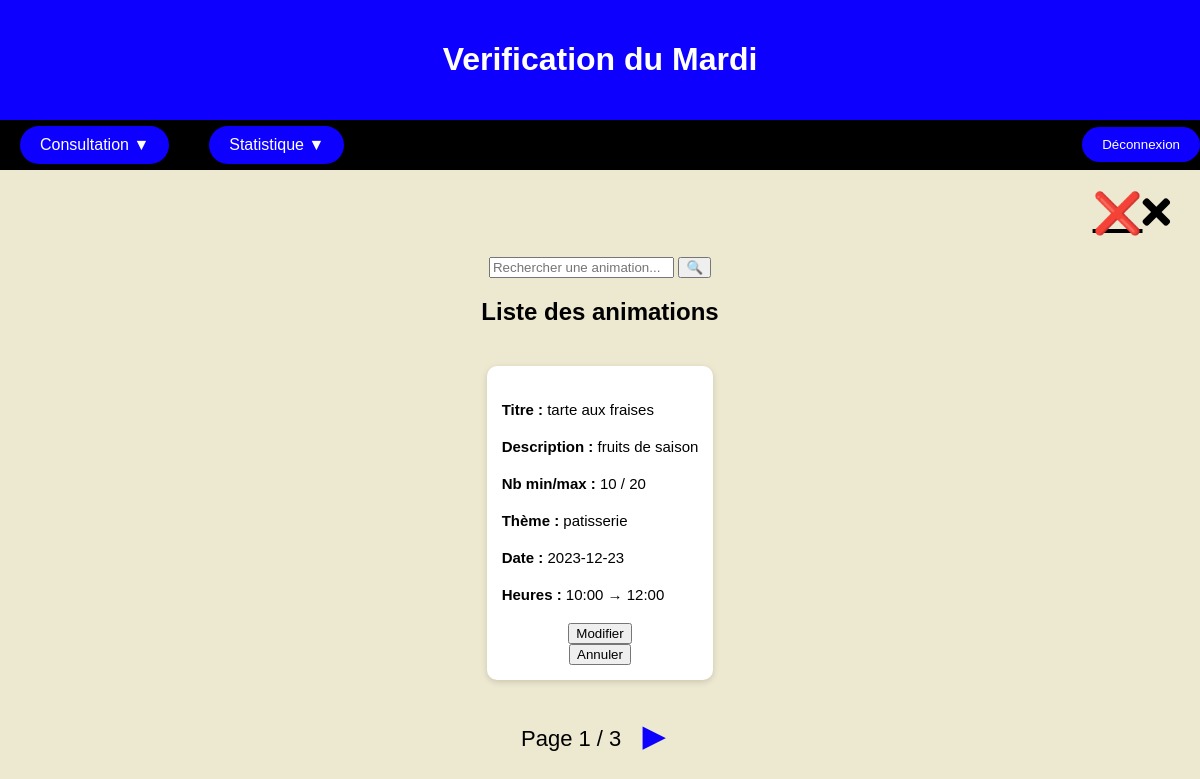
Screenshot of /Gestionnaire_des_animations/front_end/verif_mardi.php (signed in) with the database file from the repository.
### tables this page shows
CREATE TABLE IF NOT EXISTS `animation` (
  `ID` int NOT NULL AUTO_INCREMENT,
   Titre varchar(70) NOT NULL,
  `DateHeureDeb` datetime NOT NULL,
  `DateHeureFin` datetime  NOT NULL,
  `nbreMin` int NOT NULL,
  `nbreMax` int NOT NULL,
  `materiel` varchar(250) NOT NULL,
  `commentaire` varchar(360) NOT NULL,
    `annulation` boolean default false,
  idTheme int REFERENCES  Theme(ID),
idAnimateur int REFERENCES  Animateur(ID),
idLieu int REFERENCES  lieu(ID),
  PRIMARY KEY (`ID`)
);

CREATE TABLE IF NOT EXISTS `theme` (
  `ID` int NOT NULL AUTO_INCREMENT,
  `libelle` varchar(50) NOT NULL,
  PRIMARY KEY (`ID`)
);

### Gestionnaire_des_animations/back_end/verif_mardi.php (called while the page is built, shortened)
<?php
require('../../back_end/include/config.php');
$page = isset($_GET['page']) ? intval($_GET['page']) : 1;
$limit = 1;
$offset = ($page - 1) * $limit;
$search = $_GET['search'] ?? "";
$query = "
    SELECT
        a.ID,
        a.Titre,
        a.commentaire,
        a.nbreMin,
        a.nbreMax,
        t.libelle AS theme,
        a.DateHeureDeb,
        a.DateHeureFin
    FROM animation a
    LEFT JOIN theme t ON t.ID = a.idTheme
    WHERE EXISTS (
        SELECT 1 FROM inscription i
        WHERE i.id_animation = a.ID
        AND a.annulation = 0
    )
";
$query .= " ORDER BY a.DateHeureDeb ASC LIMIT :limit OFFSET :offset";
$sql = $cnx->prepare($query);
$sql->bindValue(':limit', $limit, PDO::PARAM_INT);
$sql->bindValue(':offset', $offset, PDO::PARAM_INT);
$sql->execute();
$animations = $sql->fetchAll(PDO::FETCH_ASSOC);
$countQuery = "
    SELECT COUNT(*)
    FROM animation a
    WHERE EXISTS (
        SELECT 1 FROM inscription i
        WHERE i.id_animation = a.ID
        AND a.annulation = 0
    )
";
$totalCount = $cnx->query($countQuery)->fetchColumn();
$totalPages = ceil($totalCount / $limit);
?>

### Gestionnaire_des_animations/front_end/verif_mardi.php (the view, shortened to what this page needs)
<?php
require('../back_end/verif_mardi.php');
?>
<!DOCTYPE html>
<html lang="fr">
<head>
    <link rel="stylesheet" type="text/css" href="../../assets/css/inscrit_verif_mardi.css">
    <link rel="stylesheet" type="text/css" href="../../assets/css/responsive_design_verif_mardi.css">
</head>
<body>
<div class="header">
    <h1>Verification du Mardi </h1>
</div>
<a class = croix href="traitement.php">❌<i class="fas fa-times"></i></a>
<div class="centrer">
    <form method="GET" class="search-bar">
        <input type="text" name="search" placeholder="Rechercher une animation..." value="<?= htmlspecialchars($search) ?>">
        <button type="submit" class="btn_search">🔍</button>
    </form>
    <h2>Liste des animations</h2>
</div>
<div class="container-animations">
<?php foreach ($animations as $anim): ?>
    <div class="bloc-animation">
        <p><strong>Titre :</strong> <?= $anim['Titre'] ?></p>
        <p><strong>Description :</strong> <?= $anim['commentaire'] ?></p>
        <p><strong>Nb min/max :</strong> <?= $anim['nbreMin'] ?> / <?= $anim['nbreMax'] ?></p>
        <p><strong>Thème :</strong> <?= $anim['theme'] ?></p>
        <p><strong>Date :</strong> <?= substr($anim['DateHeureDeb'], 0, 10) ?></p>
        <p><strong>Heures :</strong>
            <?= substr($anim['DateHeureDeb'], 11, 5) ?> → <?= substr($anim['DateHeureFin'], 11, 5) ?>
        </p>
<div class="btn">
<form action="modifier_verif_mardi.php" method="GET">
    <button type="submit">Modifier</button>
</form>
<form action="annuler_animation_verif_mardi.php" method="GET">
    <button type="submit">Annuler</button>
</form>
</div>
</div>
<?php endforeach; ?>
</div>
<div class="pagination">
    <span>Page <?= $page ?> / <?= $totalPages ?></span>
    <?php if ($page < $totalPages): ?>
        <a href="?page=<?= $page + 1 ?>&search=<?= urlencode($search) ?>" class="fleche">▶</a>
    <?php endif; ?>
</div>
</body>
</html>

### assets/css/inscrit_verif_mardi.css (style rules this page uses)
body { background-color: #EDE8D0; font-family: Arial; margin: 0; }
.header { background: #0D00FF; color: white; padding: 20px; text-align: center; }
.btn { text-align: center; margin-top: 20px; }
.centrer { text-align: center; margin-top: 20px; }
.menu { position: relative; background: #000000; height: 50px; display: flex; align-items: center; gap: 40px; padding-left: 20px; }
.menu ul { list-style: none; margin: 0; padding: 0; }
.menu a { color: white; text-decoration: none; }
.title { background: #0D00FF; color: white; padding: 10px 20px; border-radius: 20px; display: inline-block; cursor: pointer; }
.bar { background: #0D00FF; color: white; padding: 10px 20px; border: none; cursor: pointer; border-radius: 20px; margin-left: auto; }
.croix { position: relative; font-size: 40px; color: black; display: block; margin: 20px auto; text-align: right; width: 95%; }
.container-animations { display: grid !important; grid-template-columns: repeat(auto-fit, minmax(300px, 1fr))!important; gap: 25px !important; padding: 20px !important; width: 100% !important; box-sizing: border-box; justify-items: center; }
.bloc-animation { background: white; padding: 15px; border-radius: 10px; box-shadow: 0 2px 6px rgba(0,0,0,0.15); font-size: 15px; min-height: 180px; box-sizing: border-box; }
.bloc-animation p { margin-top: 20px; }
.pagination { text-align: center; margin-top: 20px; font-size: 22px; }
.fleche { margin: 0 15px; text-decoration: none; font-size: 28px; color: #0D00FF; font-weight: bold; }

### rows the page displays
animation: Titre "tarte aux fraises", commentaire "fruits de saison", nbreMin "10", nbreMax "20", idTheme.libelle "patisserie", DateHeureDeb "2023-12-23", DateHeureDeb "10:00", DateHeureFin "12:00"

### other values shown
$page "1"
$totalPages "3"
